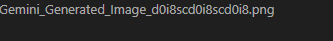
#> input picture Gemini_Generated_Image_d0i8scd0i8scd0i8.png, 333 x 41 px; its folder holds only this picture in this run
$ python surgical_v107_polish_black.py
#> lines starting #> are read from the running program, lines starting #| are printed output that depends on the picture; after the words box and inside, x2 and y2 are one past the last pixel; in counts of white or black regions, pixels touching at a corner belong together
import cv2
import numpy as np
import glob
import os

def surgical_v107_polish_black(output_path):
    # 1. Source
#> called with output_path = 'public/assets/water_deity_unit_final.png'
    search_pattern = "../Gemini_*.png"
    files = glob.glob(search_pattern) + glob.glob("Gemini_*.png")
    if not files: return
    latest_file = max(files, key=os.path.getmtime)
    print(f"Using source: {latest_file}")

    img = cv2.imread(latest_file)
#> img is the input picture: shape (41, 333, 3); mean B, G, R 40.2, 40.1, 40.1
    rgba = cv2.cvtColor(img, cv2.COLOR_BGR2BGRA)
    b, g, r = cv2.split(img)
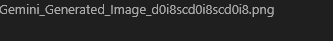
#> g: shape (41, 333); min 31, max 169, mean 40.1
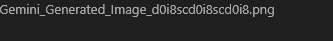
#> r: shape (41, 333); min 31, max 169, mean 40.1
    h, w = img.shape[:2]
#> h = 41; w = 333

    # 2. RAW EXTRACTION
    brightness = r.astype(int) + g.astype(int) + b.astype(int)
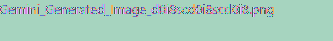
#> brightness: shape (41, 333) int64; 23 distinct labels, from 93 to 507; one colour per label, 0 black
    is_bg = brightness < 45
#> is_bg: shape (41, 333) bool; every value is 0
    alpha = np.ones_like(r, dtype=np.uint8) * 255
    alpha[is_bg] = 0

    # 3. ORANGE AURA KILLER
    # User sees an "Orange Aura". This is the rust/dirt.
    # Logic: If Red is the dominant channel (Warm), it's not Ice.
    # Exception: Skin is also Red dominant. We must PROTECT Skin.

    # Define Skin Zone (Center Column)
    col_x0, col_x1 = int(w*0.40), int(w*0.60)
#> col_x0 = 133; col_x1 = 199
    col_y0, col_y1 = int(h*0.20), int(h*0.60)
#> col_y0 = 8; col_y1 = 24
    h_idx, w_idx = np.indices((h, w))
    in_skin_zone = (w_idx >= col_x0) & (w_idx <= col_x1) & (h_idx >= col_y0) & (h_idx <= col_y1)

    # Identify "Orange/Warm" pixels
    is_warm = (r > b) & (r > g)
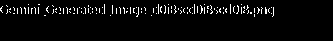
#> is_warm: shape (41, 333) bool; 3.9% white in thin lines or dots, all inside (x1, y1, x2, y2) = (0, 4, 274, 17)

    # Nuke Weak Warm pixels that represent glow/aura
    # But ONLY outside the skin zone
    should_kill_orange = is_warm & (~in_skin_zone)

    alpha[should_kill_orange] = 0

    # 4. BLACK STICKER SHAVE (Aggressive)
    # Global Shave: 2px
    kernel = np.ones((2,2), np.uint8)
    alpha = cv2.erode(alpha, kernel, iterations=2)

    # 5. SPEAR SUPER SHAVE
    # Current: 2px global. Spear needs more.
    # Let's add 3px more (Total 5px).
    spear_y0, spear_y1 = int(h*0.55), int(h*0.95)
#> spear_y0 = 22; spear_y1 = 38
    spear_x0, spear_x1 = int(w*0.0), int(w*0.45)
#> spear_x0 = 0; spear_x1 = 149
    in_spear_box = (h_idx >= spear_y0) & (h_idx <= spear_y1) & (w_idx >= spear_x0) & (w_idx <= spear_x1)

    spear_part = np.zeros_like(alpha)
    spear_part[in_spear_box] = alpha[in_spear_box]
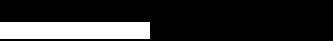
#> spear_part: shape (41, 333); 18.7% white; 1 white region, box (x1, y1, x2, y2) and area: (0, 22, 150, 39) 2550
    # Erode 3 more times
    spear_extra = cv2.erode(spear_part, kernel, iterations=3)
    alpha[in_spear_box] = spear_extra[in_spear_box]
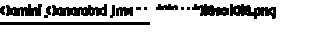
#> alpha: shape (41, 333); 83.2% white; 14 black regions (4 under 20 px), largest, box (x1, y1, x2, y2) and area: (0, 22, 150, 25) 450, (52, 4, 107, 16) 437, (230, 4, 276, 19) 416

    # 6. ARTIFACT CLEANUP
    alpha[0:50, 0:50] = 0

    # Save
    rgba[:,:,3] = alpha
    rgba[alpha == 0, :3] = 0
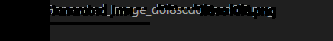
#> rgba: shape (41, 333, 4); mean B, G, R, A 25.6, 25.5, 25.2, 183.8
    cv2.imwrite(output_path, rgba)
    print(f"Surgical V107 Polish Complete: {output_path}")

surgical_v107_polish_black("public/assets/water_deity_unit_final.png")
